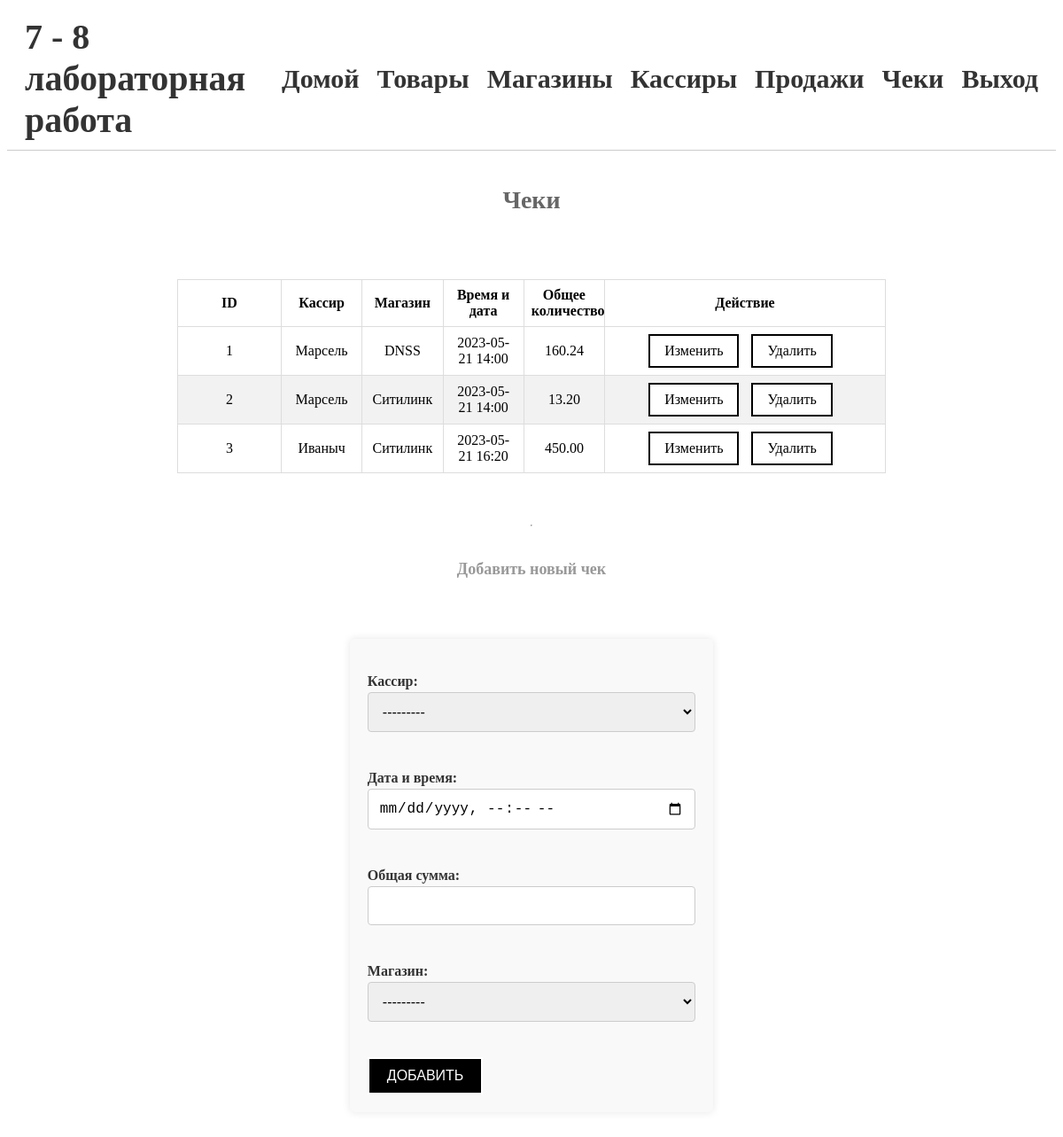
The page /checks/ (signed in) on the database as committed earlier.
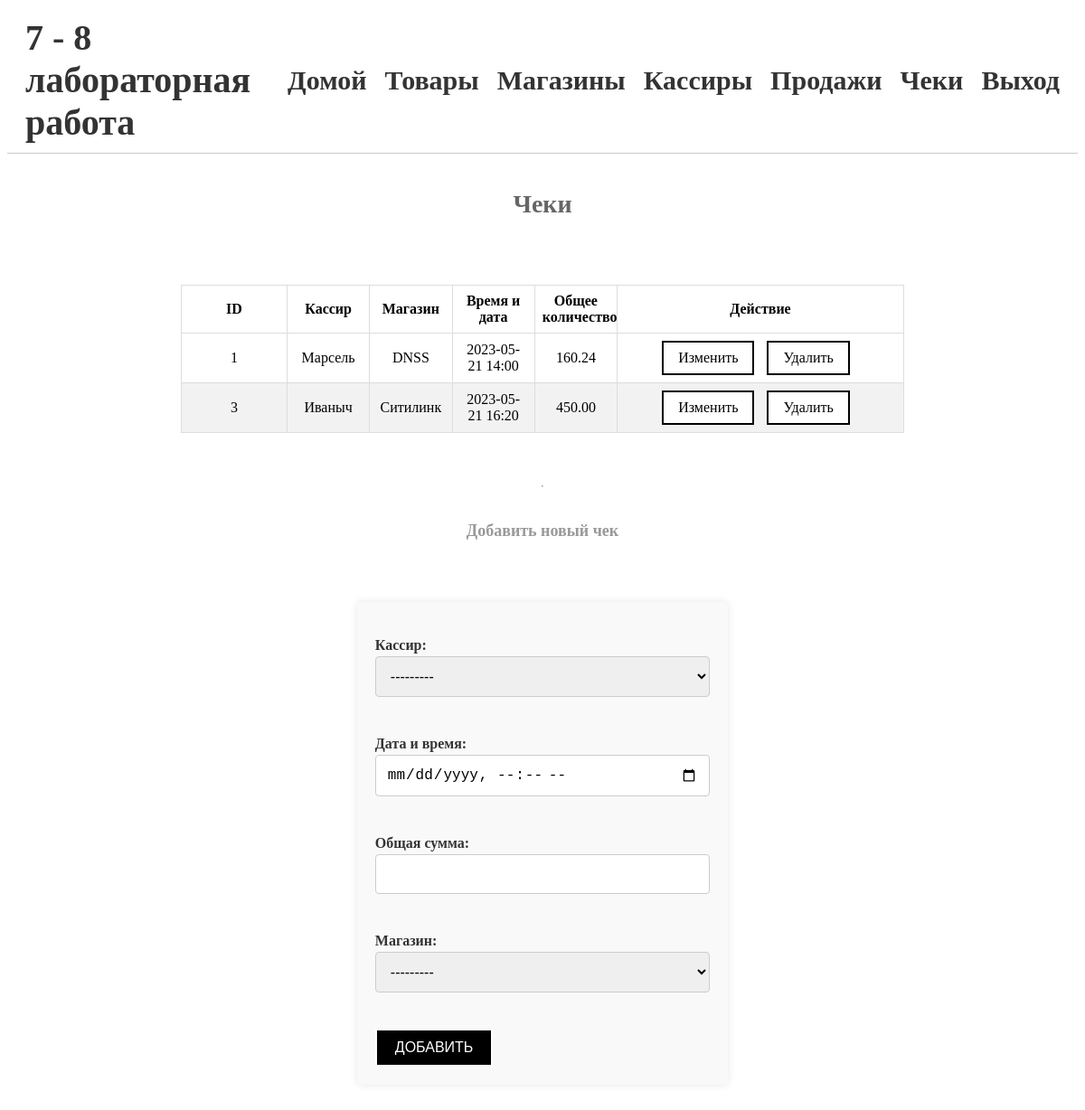
The same page on the database as committed later.
### polls/models.py (models this page shows, shortened)
class Check(models.Model):
    cashier = models.ForeignKey(Cashier, on_delete=models.CASCADE)
    date_time = models.DateTimeField()
    total_sum = models.DecimalField(max_digits=999999, decimal_places=2)
    store = models.ForeignKey(Store, on_delete=models.CASCADE)

class Cashier(models.Model):
    name = models.CharField(max_length=100)
    phone_number = models.CharField(max_length=20)
    def __str__(self):
        return self.name

class Store(models.Model):
    name = models.CharField(max_length=255)
    address = models.CharField(max_length=255)
    def __str__(self):
        return self.name

### polls/views.py (the view)
# urls.py: path('checks/', check_list, name='check_list'),
def check_list(request):
    form = CheckForm(request.POST or None)
    if form.is_valid():
        form.save()
        return redirect('check_list')
    checks = Check.objects.all()
    return render(request, 'check_list.html', {'checks': checks, 'form': form})

### polls/forms.py
class CheckForm(forms.ModelForm):
    class Meta:
        model = Check
        fields = ['cashier', 'date_time', 'total_sum', 'store']
        labels = {
            'cashier': 'Кассир',
            'date_time': 'Дата и время',
            'total_sum': 'Общая сумма',
            'store': 'Магазин',
        }
        widgets = {
            'date_time': forms.DateTimeInput(attrs={'type': 'datetime-local'}),
            'total_sum': forms.NumberInput(attrs={
                'step': 10,
                'min': 0,
                'max': 999999,
                'decimal_places': 2,
            })
        }

### templates/check_list.html (shortened to what this page needs)
{% extends 'base.html' %}
{% block content %}
 {% if request.user.is_authenticated %}
<h2>Чеки</h2>
<table>
    <thead>
    <tr>
        <th>ID</th>
        <th>Кассир</th>
        <th>Магазин</th>
        <th>Время и дата</th>
        <th>Общее количество</th>
        {% if request.user.is_staff == True %}
        <th>Действие</th>
        {% endif %}
    </tr>
    </thead>
    <tbody>
    {% for check in checks %}
    <tr>
        <td>{{ check.id }}</td>
        <td>{{ check.cashier.name }}</td>
        <td>{{ check.store.name }}</td>
        <td>{{ check.date_time|date:'Y-m-d H:i' }}</td>
        <td>{{ check.total_sum }}</td>
        {% if request.user.is_staff == True %}
        <td>
            <a class="btn" href="{% url 'check_update' check.pk %}">Изменить</a>
            <a class="btn" href="{% url 'check_delete' check.pk %}">Удалить</a>
        </td>
        {% endif %}
    </tr>
    {% empty %}
    <tr>
        <td colspan="6">Таблица пустая</td>
    </tr>
    {% endfor %}
    </tbody>
</table>
<hr>
{% if request.user.is_staff == True %}
<h3>Добавить новый чек</h3>
<form method="post">
    {{ form.as_p }}
    <button type="submit">Добавить</button>
</form>
{% endif %}
{% else %}
    <h1>Вы не авторизованы!</h1>
    {% endif %}
{% endblock %}

Rows that differ between the two databases and show on the page:
removed Check: id "2", cashier.name "Марсель", store.name "Ситилинк", date_time "2023-05-21 14:00", total_sum "13.20"
